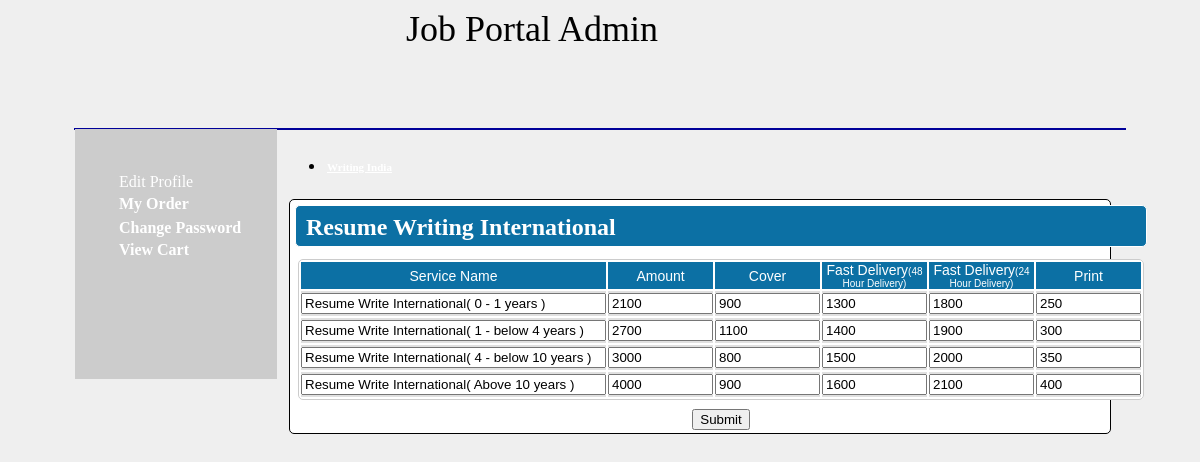
Screenshot of /rwint_price.php with the database file from the repository.
### tables this page shows
CREATE TABLE IF NOT EXISTS `rw_inter_nat` (
  `exp_id` int(100) NOT NULL,
  `ser_code` varchar(50) NOT NULL,
  `amount` int(100) NOT NULL,
  `cover` int(100) NOT NULL,
  `fd1` int(100) NOT NULL,
  `fd2` int(100) NOT NULL,
  `print` int(100) NOT NULL,
  `service_name` varchar(50) NOT NULL
);

### rwint_price.php (the view, shortened to what this page needs)
<!DOCTYPE html PUBLIC "-//W3C//DTD XHTML 1.0 Transitional//EN" "http://www.w3.org/TR/xhtml1/DTD/xhtml1-transitional.dtd">
<html xmlns="http://www.w3.org/1999/xhtml">
<head>
<link rel="stylesheet" href="style.css" type="text/css" />
</head>
<body style="background-color:#EFEFEF;">
<?php include('header.php');?>
      <div style="width:1050px; height:auto; margin:auto;border:#000099 1px solid;">
<div ><?php include('left.php'); ?></div>
<div style="width:840px; height:auto; float:left; margin:auto; ">
<?php include("price_menu.php"); ?>
<form name='frm1' method='post'>
<div style="width:820px;background-color:#FFFFFF;border:1px #000000 solid;float:left;margin-left:12px;margin-top:10px;border-radius:5px;">
	<table><tr><td>
			<div style="height:40px;background-color:#0C70A4;border:1px #ffffff solid;float:center;border-radius:5px;margin-left:2px;margin-right:2px;margin-top:2px;margin-bottom:0px;">
				<div style="margin-top:8px;margin-bottom:10px;margin-left:10px;color:#FFFFFF"><font size='5'><b>Resume Writing International</b></font></div>
			</div></td></tr>
			<tr>
		<td>
		<?php
			$rwi = array();
			$query="select * from rw_inter_nat";
			$result=mysql_query($query);
			while($data=mysql_fetch_array($result))
			{
				$rwi[]=$data;
			}
		?>
	<div style="background-color:#FFFFFF;border:0px #000000 solid;float:left;border-radius:5px;margin-left:5px;margin-right:5px;margin-top:8px;margin-bottom:5px;">
	<table width="805px" border="0" style="border:1px solid #ccc; border-radius:5px;" cellpadding="0" cellspacing="2">
	<tr height="25" style="color:#FFFFFF; text-align:center; font-family:Arial, Helvetica, sans-serif; font-size:14px;">
	<td width="18%" style="background-color:#0C70A4;">Service Name</td>
	<td width="15%" style="background-color:#0C70A4;">Amount</td>
	<td width="15%" style="background-color:#0C70A4;">Cover</td>
	<td width="15%" style="background-color:#0C70A4;">Fast Delivery<font size='1'>(48 Hour Delivery)</font></td>
	<td width="15%" style="background-color:#0C70A4;">Fast Delivery<font size='1'>(24 Hour Delivery)</font></td>
	<td width="15%" style="background-color:#0C70A4;">Print</td>
	</tr>
	<?php $i=1; foreach($rwi as $r) {   ?>
		<tr height="25" style="color:#000000; text-align:center; font-family:Arial, Helvetica, sans-serif; font-size:14px;">
		<td width="18%" style="background-color:#E0E0E0;"><input type='text' size='35' readonly="readonly" value="<?php echo"$r[7]"; ?>"</td>
		<td width="15%" style="background-color:#E0E0E0;"><input type='text' name='a<?php echo $i; ?>'  size='10' value="<?php echo"$r[2]"; ?>"</td>
		<td width="15%" style="background-color:#E0E0E0;"><input type='text' name='b<?php echo $i; ?>'  size='10' value="<?php echo"$r[3]"; ?>"</td>
		<td width="15%" style="background-color:#E0E0E0;"><input type='text' name='c<?php echo $i; ?>'  size='10' value="<?php echo"$r[4]"; ?>"</td>
		<td width="15%" style="background-color:#E0E0E0;"><input type='text' name='d<?php echo $i; ?>'  size='10' value="<?php echo"$r[5]"; ?>"</td>
		<td width="15%" style="background-color:#E0E0E0;"><input type='text' name='e<?php echo $i; ?>'  size='10' value="<?php echo"$r[6]"; ?>"</td>
	</tr>
<?php
$i++;	}
?>
</table>
</td></tr>
<tr><td colspan='6' align='center'><input type='submit' name='submit'></td></tr></table>
</div>
</div>
</div>
</body>
</html>

### rows the page displays
rw_inter_nat: service_name "Resume Write International( 0 - 1 years )", a1 "2100", b1 "900", c1 "1300", d1 "1800", print "250"
rw_inter_nat: service_name "Resume Write International( 1 - below 4 years )", a2 "2700", cover "1100", fd1 "1400", d2 "1900", print "300"
rw_inter_nat: service_name "Resume Write International( 4 - below 10 years )", a3 "3000", cover "800", fd1 "1500", fd2 "2000", print "350"
rw_inter_nat: service_name "Resume Write International( Above 10 years )", amount "4000", cover "900", fd1 "1600", fd2 "2100", print "400"
